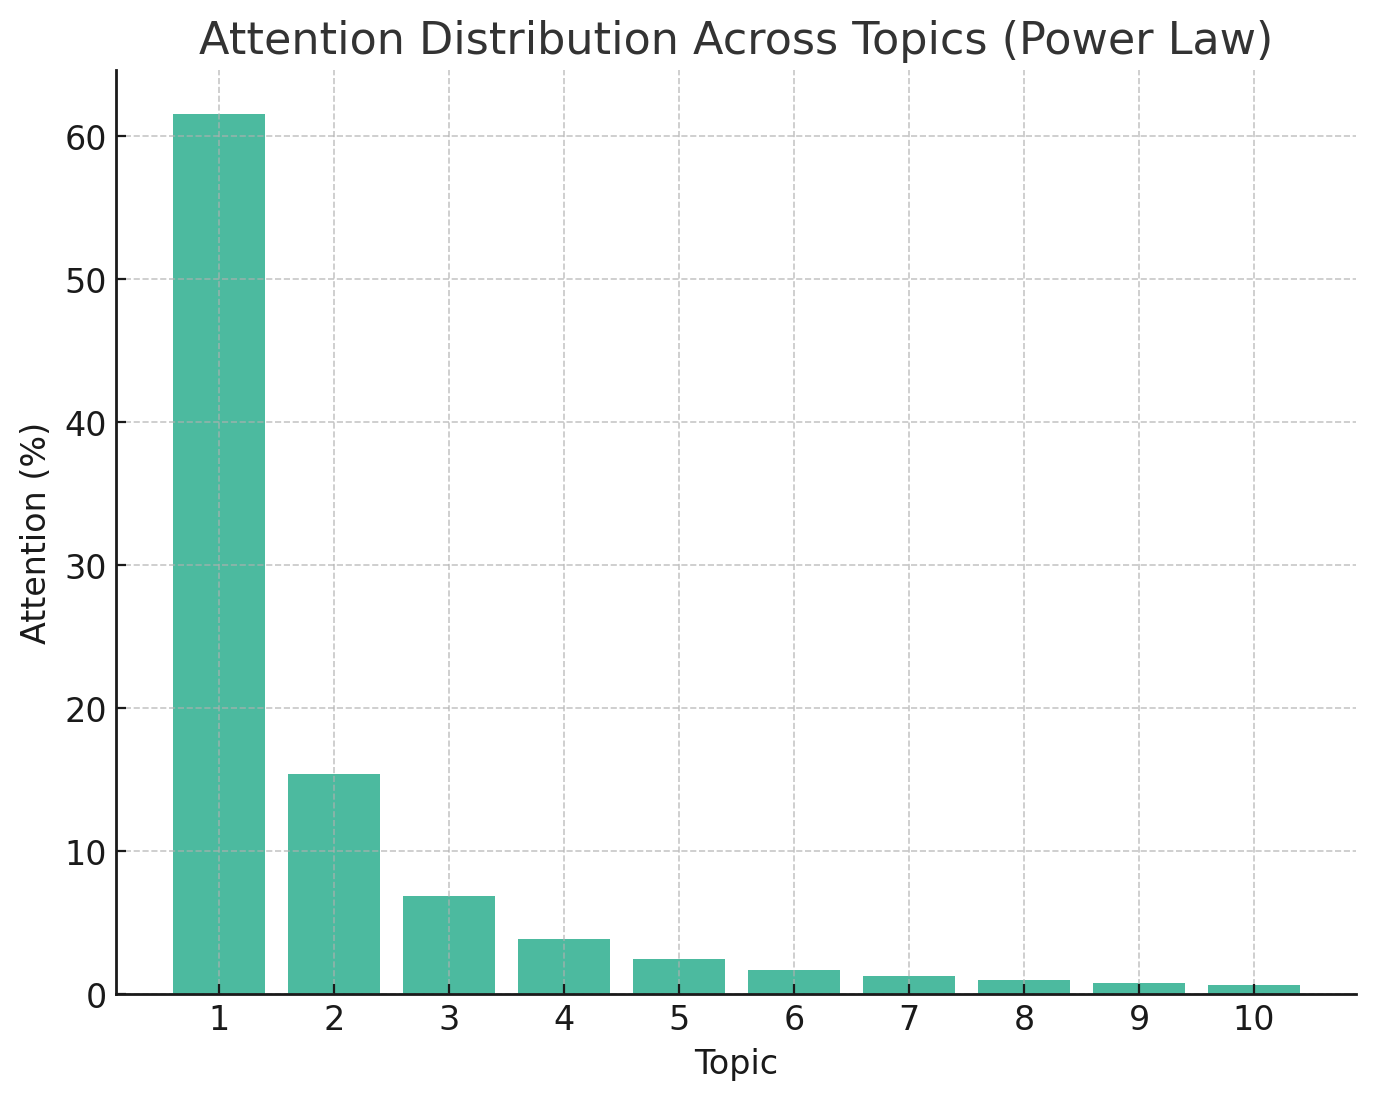

Here is the Python script that generated this plot:
import numpy as np
import matplotlib.pyplot as plt

# Number of topics
N = 50

# Generate a list of topic indices
topics = np.array(range(1, N+1))

# Generate attention scores for each topic following a power law distribution
attention = 1.0 / np.power(topics, 2.0)

# Plot
plt.figure(figsize=(8, 6))
plt.plot(topics, attention, marker='o')
plt.title('Attention Distribution Across Topics (Power Law)')
plt.xlabel('Topic')
plt.ylabel('Attention')
plt.grid(True)
plt.show()


# Adjust attention scores to percentages
attention_percentage = (attention / np.sum(attention)) * 100

# Select only the first 10 topics
topics_10 = topics[:10]
attention_percentage_10 = attention_percentage[:10]

# Plot
plt.figure(figsize=(8, 6))
plt.bar(topics_10, attention_percentage_10, alpha=0.75)
plt.title('Attention Distribution Across Topics (Power Law)')
plt.xlabel('Topic')
plt.ylabel('Attention (%)')
plt.xticks(topics_10)
plt.grid(True)
plt.show()
